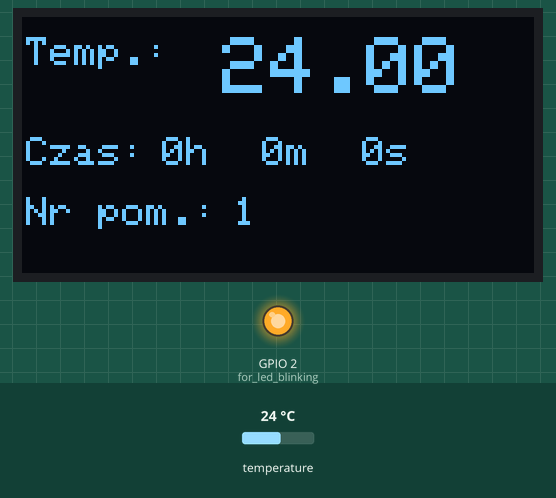
Simulated run of this sketch. Board: ESP8266 (NodeMCU). Shown: 128×64 one-colour display, output pins drawn as LEDs (lit = HIGH). The inputs (shaded band) are chosen by the test bench; at power-on: temperature 24 °C.

Above: at 2.4 s.
2.5 s: temperature set to 12 °C
At 13.1 s:
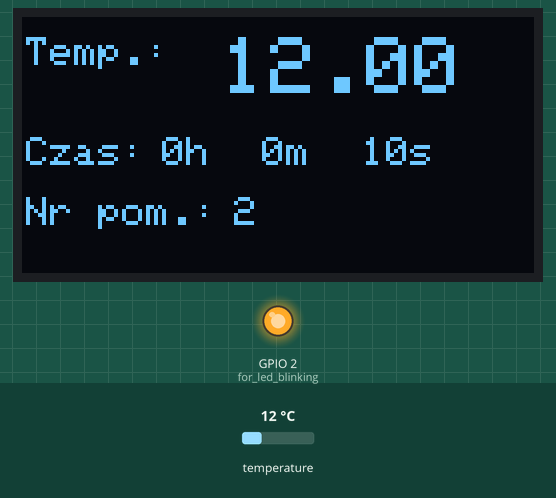
14.1 s: temperature set to 19 °C
At 24.6 s:
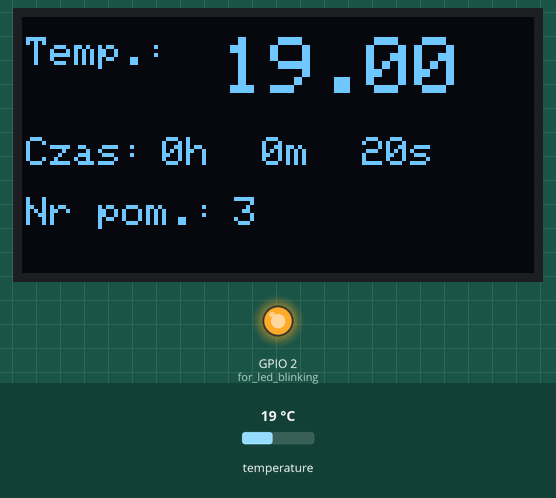
24.9 s: temperature set to 28 °C
At 35.0 s:
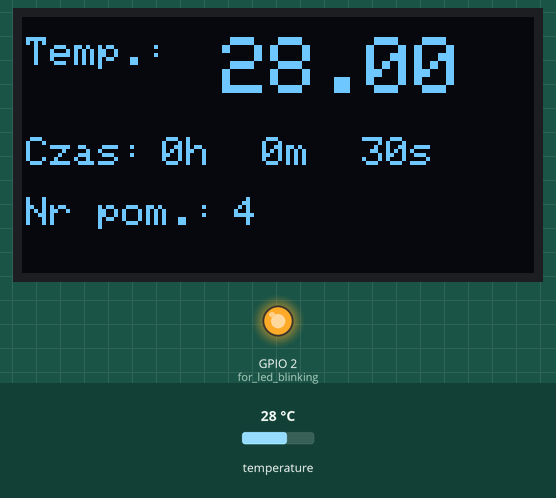
Timing chart, 0 to 36.5 s (numbered marks = the images above; inputs shaded):
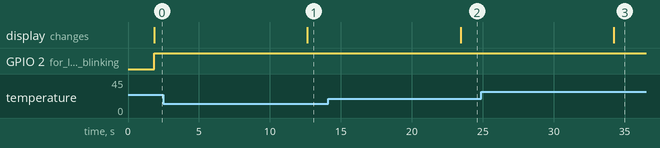

The sketch:

NodeMCU_oled.ino
```cpp
#include <Adafruit_GFX.h>
#include <Adafruit_SSD1306.h>
#include <Wire.h> //for sda, scl define
#include <OneWire.h> //for ds18b20
#include <DallasTemperature.h> //for ds18b20

// OLED setup ---------------------
Adafruit_SSD1306 display(128, 64, &Wire, -1); // On nodeMCU esp8266 v3:   pin D2=(SDA),  pin D1=(SCL); VCC=3.3v; Reset pin # (or -1 if sharing Arduino reset pin)
// OLED setup ---------------------

//DS18B20 setup
#define ONE_WIRE_BUS 14 // Data wire is plugged into port D5 on the nodemcu esp8266
OneWire oneWire(ONE_WIRE_BUS); // Pass our oneWire reference to Dallas Temperature. // Setup a oneWire instance to communicate with any OneWire devices (not just Maxim/Dallas temperature ICs)
DallasTemperature sensors(&oneWire); // Pass our oneWire reference to Dallas Temperature.
float tempC; //temp value in celsius
//DS18B20 setup

//time counter
long counter = 0;
//time counter

//sleep time setup-------------------------------------
int sleep_time=10; // in seconds
//sleep time setup-------------------------------------

void setup() {
  // Serial.begin(9600);
  pinMode(LED_BUILTIN, OUTPUT); //for led blinking

  // OLED setup ---------------------
    Wire.begin(3, 1
    ); //Wire.begin(I2C_SDA, I2C_SCL); sda -> D2 , scl -> D1 on nodemcu esp8266
  if(!display.begin(SSD1306_SWITCHCAPVCC, 0x3C)) { //See datasheet for Address; 0x3D for 128x64, 0x3C for 128x32
    Serial.println(F("SSD1306 allocation failed"));
    for(;;); // Don't proceed, loop forever
  }
  // OLED setup ---------------------

displayTransformersLogo();
}

void loop() {
  read_temperature();
  display_temp();
  blik_LED_BUILTIN(3);
  delay(sleep_time * 1000);
}

void read_temperature(){
  sensors.requestTemperatures(); // Send the command to get temperatures
  tempC = sensors.getTempCByIndex(0);//get the temperature from the first sensor only ByIndex
  // if(tempC != DEVICE_DISCONNECTED_C){ // Check if reading was successful
  //   Serial.print("Temperature: ");
  //   Serial.println(tempC);
  // }
  // else
  // { Serial.println("Error: Could not read temperature data"); }
}

void display_temp(){
   display.clearDisplay(); // Clear display buffer
    display.setTextSize(1); // Draw 2X-scale text
  display.setTextColor(SSD1306_WHITE);
    display.setCursor(1, 5);
    display.println(F("Temp.:"));
    display.setCursor(50, 5);
    display.setTextSize(2); // Draw 2X-scale text
    display.println(tempC);
    display_time();
    display_counter();
    display.display(); // Update screen
}

void display_time(){
    display.setTextSize(1); // Draw 2X-scale text
    display.setTextColor(SSD1306_WHITE);
    display.setCursor(1, 30);
    display.println(F("Czas:"));
    display.setCursor(35, 30);
    display.println(String((counter*sleep_time)/3600)+F("h"));
    display.setCursor(60, 30);
    display.println(String(((counter*sleep_time)%3600)/60)+F("m"));
    display.setCursor(85, 30);
    display.println(String((counter*sleep_time)%60)+F("s"));
    calculate_counter_and_time();
}

void display_counter(){
    display.setCursor(1, 45);
    display.println(F("Nr pom.:"));
    display.setCursor(53, 45);
    display.println(counter);
}

void calculate_counter_and_time(){
    counter=counter+1;
}

void blik_LED_BUILTIN(int msec){
  digitalWrite(LED_BUILTIN, LOW);  // turn the LED on (HIGH is the voltage level)
  delay(msec);                      // wait for a second
  digitalWrite(LED_BUILTIN, HIGH);   // turn the LED off by making the voltage LOW
}


const unsigned char Autobot_logo [] PROGMEM = {
	0x00, 0x00, 0x00, 0x00, 0x00, 0x00, 0x03, 0xff, 0xc0, 0x00, 0x00, 0x00, 0x00, 0x00, 0x00, 0x00,
	0x00, 0x00, 0x00, 0x00, 0x00, 0x7f, 0xff, 0xff, 0x00, 0x00, 0x00, 0x00, 0x00, 0x00, 0x00, 0x00,
	0x00, 0x00, 0x00, 0x03, 0xff, 0xff, 0xff, 0xe0, 0x00, 0x00, 0x00, 0x00, 0x00, 0x00, 0x00, 0x00,
	0x00, 0x00, 0x0f, 0xff, 0xff, 0xff, 0xf8, 0x00, 0x00, 0x00, 0x00, 0x00, 0x00, 0x00, 0x00, 0x03,
	0xff, 0xbf, 0xff, 0xff, 0xff, 0xfc, 0xff, 0xe0, 0x00, 0x00, 0x00, 0x00, 0x00, 0x00, 0x01, 0xff,
	0xbf, 0xff, 0xff, 0xff, 0xfd, 0xff, 0xc0, 0x00, 0x00, 0x00, 0x00, 0x00, 0x00, 0x01, 0xff, 0xff,
	0xff, 0xff, 0xff, 0xfd, 0xff, 0xc0, 0x00, 0x00, 0x00, 0x00, 0x00, 0x00, 0x01, 0xff, 0xdf, 0xff,
	0xff, 0xff, 0xff, 0xff, 0xc0, 0x00, 0x00, 0x00, 0x00, 0x00, 0x00, 0x01, 0xff, 0xdf, 0xff, 0xff,
	0xff, 0xff, 0xff, 0x80, 0x00, 0x00, 0x00, 0x00, 0x00, 0x00, 0x01, 0xff, 0xdf, 0xfc, 0x00, 0x3f,
	0xff, 0xff, 0x80, 0x00, 0x00, 0x00, 0x00, 0x00, 0x00, 0x00, 0xff, 0xef, 0xff, 0x00, 0x7f, 0xfb,
	0xff, 0x80, 0x00, 0x00, 0x00, 0x00, 0x00, 0x00, 0x00, 0xff, 0xf7, 0xff, 0x81, 0xff, 0xef, 0xff,
	0x80, 0x00, 0x00, 0x00, 0x00, 0x00, 0x00, 0x00, 0xf9, 0xf9, 0xff, 0xe3, 0xff, 0xdf, 0xdf, 0x00,
	0x00, 0x00, 0x00, 0x00, 0x00, 0x00, 0x00, 0xfc, 0xfe, 0xff, 0xf7, 0xff, 0x3f, 0x3f, 0x00, 0x00,
	0x00, 0x00, 0x00, 0x00, 0x00, 0x00, 0xff, 0x3f, 0x3f, 0xff, 0xfe, 0xfe, 0x7f, 0x00, 0x00, 0x00,
	0x00, 0x00, 0x00, 0x00, 0x00, 0x7f, 0x9f, 0xdf, 0xff, 0xf9, 0xfd, 0xff, 0x00, 0x00, 0x00, 0x00,
	0x00, 0x00, 0x00, 0x00, 0x7f, 0xe7, 0xe7, 0xff, 0xf7, 0xf3, 0xff, 0x00, 0x00, 0x00, 0x00, 0x00,
	0x00, 0x00, 0x00, 0x7d, 0xf3, 0xfb, 0xff, 0xcf, 0xcf, 0xbe, 0x00, 0x00, 0x00, 0x00, 0x00, 0x00,
	0x00, 0x00, 0x7e, 0x7d, 0xf8, 0xff, 0x9f, 0x9f, 0x3e, 0x00, 0x00, 0x00, 0x00, 0x00, 0x00, 0x00,
	0x00, 0x3f, 0xbe, 0x7e, 0x3e, 0x7f, 0x7c, 0xfe, 0x00, 0x00, 0x00, 0x00, 0x00, 0x00, 0x00, 0x00,
	0x3f, 0xcf, 0xff, 0x9d, 0xfe, 0xfb, 0xfe, 0x00, 0x00, 0x00, 0x00, 0x00, 0x00, 0x00, 0x00, 0x3f,
	0xe7, 0xfd, 0xe3, 0xff, 0xf7, 0xfe, 0x00, 0x00, 0x00, 0x00, 0x00, 0x00, 0x00, 0x00, 0x1f, 0xf9,
	0xfd, 0xff, 0xff, 0xcf, 0xfc, 0x00, 0x00, 0x00, 0x00, 0x00, 0x00, 0x00, 0x00, 0x0f, 0xfe, 0xfd,
	0xff, 0xff, 0x3f, 0xf8, 0x00, 0x00, 0x00, 0x00, 0x00, 0x00, 0x00, 0x00, 0x07, 0xff, 0x7d, 0xff,
	0xfe, 0x7f, 0xf0, 0x00, 0x00, 0x00, 0x00, 0x00, 0x00, 0x00, 0x00, 0x0b, 0xff, 0xff, 0xff, 0xff,
	0xff, 0xd0, 0x00, 0x00, 0x00, 0x00, 0x00, 0x00, 0x00, 0x00, 0x0e, 0xff, 0xfe, 0xff, 0xbf, 0xff,
	0xb0, 0x00, 0x00, 0x00, 0x00, 0x00, 0x00, 0x00, 0x00, 0x0f, 0x7f, 0xfe, 0xff, 0xbf, 0xfe, 0x70,
	0x00, 0x00, 0x00, 0x00, 0x00, 0x00, 0x00, 0x00, 0x0f, 0xff, 0xfe, 0xff, 0xbf, 0xff, 0xf0, 0x00,
	0x00, 0x00, 0x00, 0x00, 0x00, 0x00, 0x00, 0x0f, 0xe0, 0x7e, 0xff, 0xbf, 0x03, 0xf0, 0x00, 0x00,
	0x00, 0x00, 0x00, 0x00, 0x00, 0x00, 0x0f, 0xe0, 0x02, 0xff, 0x20, 0x03, 0xf0, 0x00, 0x00, 0x00,
	0x00, 0x00, 0x00, 0x00, 0x00, 0x0f, 0xe0, 0x00, 0xff, 0x00, 0x03, 0xf0, 0x00, 0x00, 0x00, 0x00,
	0x00, 0x00, 0x00, 0x00, 0x0f, 0xe0, 0x02, 0xff, 0x40, 0x07, 0xf0, 0x00, 0x00, 0x00, 0x00, 0x00,
	0x00, 0x00, 0x00, 0x0f, 0xf8, 0x0e, 0xff, 0x70, 0x0f, 0xf0, 0x00, 0x00, 0x00, 0x00, 0x00, 0x00,
	0x00, 0x00, 0x07, 0xfe, 0x3f, 0xff, 0x7e, 0x3f, 0xf0, 0x00, 0x00, 0x00, 0x00, 0x00, 0x00, 0x00,
	0x00, 0x07, 0xfe, 0xff, 0xff, 0x7f, 0x7f, 0xf0, 0x00, 0x00, 0x00, 0x00, 0x00, 0x00, 0x00, 0x00,
	0x07, 0xfe, 0xff, 0xff, 0x7f, 0x7f, 0xf0, 0x00, 0x00, 0x00, 0x00, 0x00, 0x00, 0x00, 0x00, 0x07,
	0xfe, 0xff, 0xff, 0x7f, 0x7f, 0xf0, 0x00, 0x00, 0x00, 0x00, 0x00, 0x00, 0x00, 0x00, 0x07, 0xfe,
	0xff, 0xff, 0x7f, 0x7f, 0xf0, 0x00, 0x00, 0x00, 0x00, 0x00, 0x00, 0x00, 0x00, 0x07, 0xfe, 0xff,
	0xff, 0x7f, 0x7f, 0xf0, 0x00, 0x00, 0x00, 0x00, 0x00, 0x00, 0x00, 0x00, 0x07, 0xfe, 0xff, 0xff,
	0x7f, 0x7f, 0xf0, 0x00, 0x00, 0x00, 0x00, 0x00, 0x00, 0x00, 0x00, 0x07, 0xfe, 0xff, 0xff, 0x7f,
	0x7f, 0xf0, 0x00, 0x00, 0x00, 0x00, 0x00, 0x00, 0x00, 0x00, 0x07, 0xfe, 0xff, 0xff, 0x7f, 0x7f,
	0xf0, 0x00, 0x00, 0x00, 0x00, 0x00, 0x00, 0x00, 0x00, 0x07, 0xfe, 0xff, 0xff, 0x7f, 0x7f, 0xf0,
	0x00, 0x00, 0x00, 0x00, 0x00, 0x00, 0x00, 0x00, 0x07, 0xfe, 0xff, 0xff, 0x7f, 0x7f, 0xf0, 0x00,
	0x00, 0x00, 0x00, 0x00, 0x00, 0x00, 0x00, 0x07, 0xfe, 0xff, 0x7f, 0x7f, 0x7f, 0xe0, 0x00, 0x00,
	0x00, 0x00, 0x00, 0x00, 0x00, 0x00, 0x07, 0xfe, 0xff, 0xff, 0xff, 0x7f, 0xe0, 0x00, 0x00, 0x00,
	0x00, 0x00, 0x00, 0x00, 0x00, 0x07, 0xfe, 0xff, 0xff, 0xff, 0x7f, 0xe0, 0x00, 0x00, 0x00, 0x00,
	0x00, 0x00, 0x00, 0x00, 0x03, 0xfe, 0xff, 0xff, 0xff, 0x7f, 0xc0, 0x00, 0x00, 0x00, 0x00, 0x00,
	0x00, 0x00, 0x00, 0x00, 0xfe, 0xff, 0xff, 0xff, 0x7f, 0x80, 0x00, 0x00, 0x00, 0x00, 0x00, 0x00,
	0x00, 0x00, 0x00, 0x7e, 0xff, 0xff, 0xff, 0x7f, 0x00, 0x00, 0x00, 0x00, 0x00, 0x00, 0x00, 0x00,
	0x00, 0x00, 0x3e, 0xfe, 0x00, 0x3f, 0x7c, 0x00, 0x00, 0x00, 0x00, 0x00, 0x00, 0x00, 0x00, 0x00,
	0x00, 0x1e, 0xfd, 0xff, 0xbf, 0x78, 0x00, 0x00, 0x00, 0x00, 0x00, 0x00, 0x00, 0x00, 0x00, 0x00,
	0x06, 0xfd, 0xff, 0xff, 0x70, 0x00, 0x00, 0x00, 0x00, 0x00, 0x00, 0x00, 0x00, 0x00, 0x00, 0x02,
	0xfd, 0xff, 0xdf, 0x60, 0x00, 0x00, 0x00, 0x00, 0x00, 0x00, 0x00, 0x00, 0x00, 0x00, 0x00, 0xfb,
	0xff, 0xdf, 0x00, 0x00, 0x00, 0x00, 0x00, 0x00, 0x00, 0x00, 0x00, 0x00, 0x00, 0x00, 0xfb, 0xff,
	0xef, 0x00, 0x00, 0x00, 0x00, 0x00, 0x00, 0x00, 0x00, 0x00, 0x00, 0x00, 0x00, 0x3b, 0xff, 0xee,
	0x00, 0x00, 0x00, 0x00, 0x00, 0x00, 0x00, 0x00, 0x00, 0x00, 0x00, 0x00, 0x17, 0xff, 0xec, 0x00,
	0x00, 0x00, 0x00, 0x00, 0x00, 0x00, 0x00, 0x00, 0x00, 0x00, 0x00, 0x07, 0xff, 0xf0, 0x00, 0x00,
	0x00, 0x00, 0x00, 0x00
};

void displayTransformersLogo(){
  display.clearDisplay();
  display.drawBitmap(0,0,Autobot_logo, 120, 60, 1);//(x,y,bitmap_name,width,height,1)
  display.display();
  delay(1000);
}
```

Measured:
- after the input at 2.5 s, the display: changes after 10.1 s (image 1)
- after the input at 14.1 s, the display: changes after 9.3 s (image 2)
- after the input at 24.9 s, the display: changes after 9.3 s (image 3)
